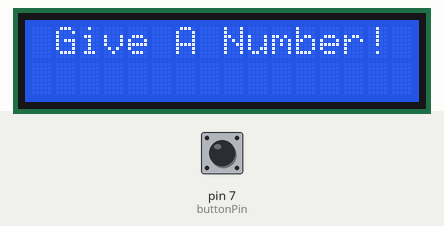
This sketch was run on a simulated Arduino Uno, built with avr-gcc and run on an emulated ATmega328P. Shown: 16×2 character LCD. The test bench sets the inputs (shaded band); at power-on: pin 7 (buttonPin) HIGH. Random numbers use the default seed unless the sketch sets one.

Above: at 1.2 s.
1.3 s: pin 7 (buttonPin) pulled LOW for 0.15 s
At 2.3 s:
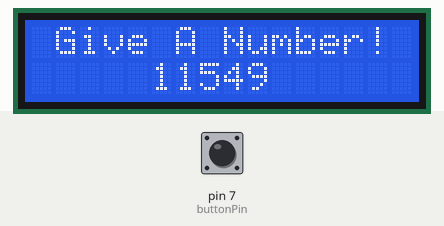
2.9 s: pin 7 (buttonPin) pulled LOW for 3.2 s
At 4.7 s:
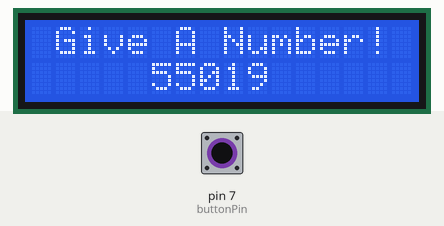
7.6 s: pin 7 (buttonPin) pulled LOW for 1 s
At 8.2 s:
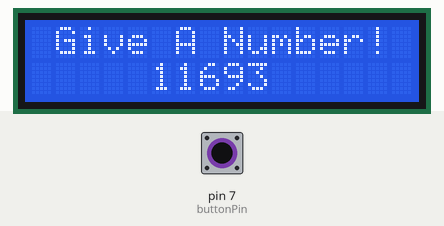
10.1 s: pin 7 (buttonPin) pulled LOW for 1 s
At 12.0 s:
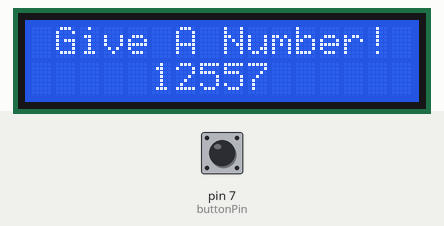
Timing chart, 0 to 13.5 s (numbered marks = the images above; inputs shaded):
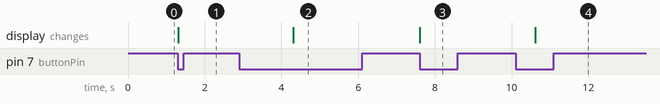

The sketch:

Random_Number.ino
```cpp
// include the library code:

#include <LiquidCrystal_I2C.h>

int run;
int buttonPin;
int newnum;
unsigned long NumberRand;

// initialize the library with the numbers of the interface pins

LiquidCrystal_I2C lcd(0x27,2,1,0,4,5,6,7,3,POSITIVE);

void setup() {

  // set up the LCD's number of columns and rows:

  lcd.begin(16, 2);

  // Print a message to the LCD.

  lcd.print(" Give A Number!");

  run = 0; //starts stopped
  buttonPin = 7; //whatever pin your button is plugged into

  pinMode(buttonPin, INPUT_PULLUP);

}

void loop() {

// set the cursor to column 0, line 1

// (note: line 1 is the second row, since counting begins with 0):
  if(digitalRead(buttonPin) == LOW) //funcitons based off of button pulling input pin LOW
    {
       if(run == 0)
       {
        run = 255;
        lcd.setCursor(5, 1);
        // print the number of seconds since reset:
        //lcd.print("Second: ");
        //lcd.print(millis()/1000);
        NumRand();
      }
      else
      {
        run = 0;
    }
  }
}
void NumRand()
{
  newnum = random(1,100);
  NumberRand = ((newnum*16+41)*9 + 92);
  lcd.print(NumberRand);
  delay(3000);

}
```

Measured:
- after the input at 1.3 s, the display: changes at once (image 1)
- after the input at 2.9 s, the display: changes after 1.4 s (image 2)
- after the input at 7.6 s, the display: changes at once (image 3)
- after the input at 10.1 s, the display: changes after 0.51 s (image 4)
